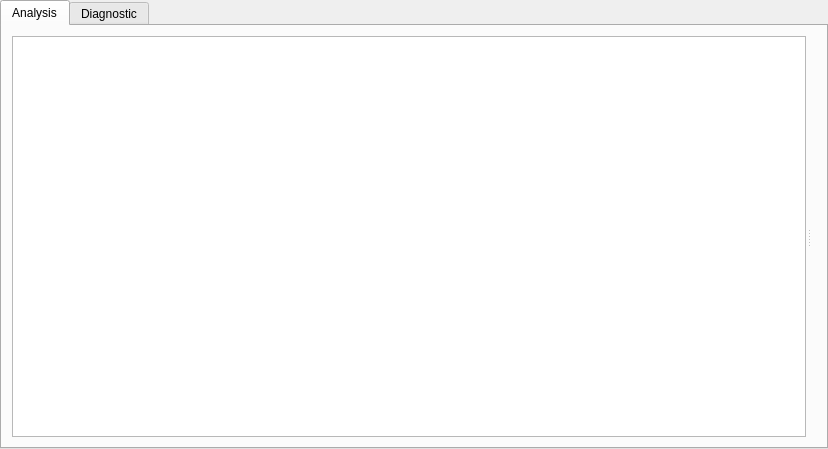
<?xml version="1.0" encoding="UTF-8"?>
<ui version="4.0">
 <class>Dialog</class>
 <widget class="QDialog" name="Dialog">
  <property name="geometry">
   <rect>
    <x>0</x>
    <y>0</y>
    <width>828</width>
    <height>449</height>
   </rect>
  </property>
  <property name="windowTitle">
   <string>Grid Analysis Dialog</string>
  </property>
  <layout class="QVBoxLayout" name="verticalLayout">
   <property name="leftMargin">
    <number>0</number>
   </property>
   <property name="topMargin">
    <number>0</number>
   </property>
   <property name="rightMargin">
    <number>0</number>
   </property>
   <property name="bottomMargin">
    <number>0</number>
   </property>
   <item>
    <widget class="QTabWidget" name="tabWidget">
     <property name="currentIndex">
      <number>0</number>
     </property>
     <widget class="QWidget" name="tab_2">
      <attribute name="title">
       <string>Analysis</string>
      </attribute>
      <layout class="QHBoxLayout" name="horizontalLayout_4">
       <item>
        <widget class="QSplitter" name="splitter_3">
         <property name="orientation">
          <enum>Qt::Horizontal</enum>
         </property>
         <widget class="QFrame" name="frame_8">
          <property name="frameShape">
           <enum>QFrame::NoFrame</enum>
          </property>
          <property name="frameShadow">
           <enum>QFrame::Raised</enum>
          </property>
          <layout class="QVBoxLayout" name="verticalLayout_7">
           <property name="leftMargin">
            <number>1</number>
           </property>
           <property name="topMargin">
            <number>1</number>
           </property>
           <property name="rightMargin">
            <number>1</number>
           </property>
           <property name="bottomMargin">
            <number>1</number>
           </property>
           <item>
            <widget class="QListView" name="objectsListView"/>
           </item>
          </layout>
         </widget>
         <widget class="QFrame" name="PlotFrame">
          <property name="frameShape">
           <enum>QFrame::NoFrame</enum>
          </property>
          <property name="frameShadow">
           <enum>QFrame::Raised</enum>
          </property>
          <layout class="QHBoxLayout" name="horizontalLayout">
           <property name="leftMargin">
            <number>1</number>
           </property>
           <property name="topMargin">
            <number>1</number>
           </property>
           <property name="rightMargin">
            <number>1</number>
           </property>
           <property name="bottomMargin">
            <number>1</number>
           </property>
           <item>
            <widget class="MatplotlibWidget" name="plotwidget" native="true"/>
           </item>
          </layout>
         </widget>
        </widget>
       </item>
      </layout>
     </widget>
     <widget class="QWidget" name="tab">
      <attribute name="title">
       <string>Diagnostic</string>
      </attribute>
      <layout class="QVBoxLayout" name="verticalLayout_2">
       <item>
        <widget class="QTreeView" name="logsTreeView"/>
       </item>
      </layout>
     </widget>
    </widget>
   </item>
  </layout>
 </widget>
 <customwidgets>
  <customwidget>
   <class>MatplotlibWidget</class>
   <extends>QWidget</extends>
   <header>.matplotlibwidget</header>
   <container>1</container>
  </customwidget>
 </customwidgets>
 <resources/>
 <connections/>
</ui>
